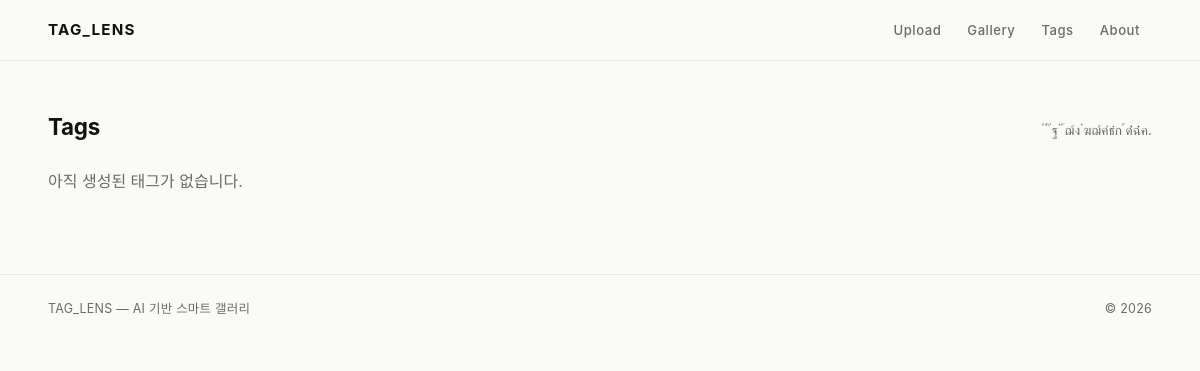
The app's page /tags, older data.
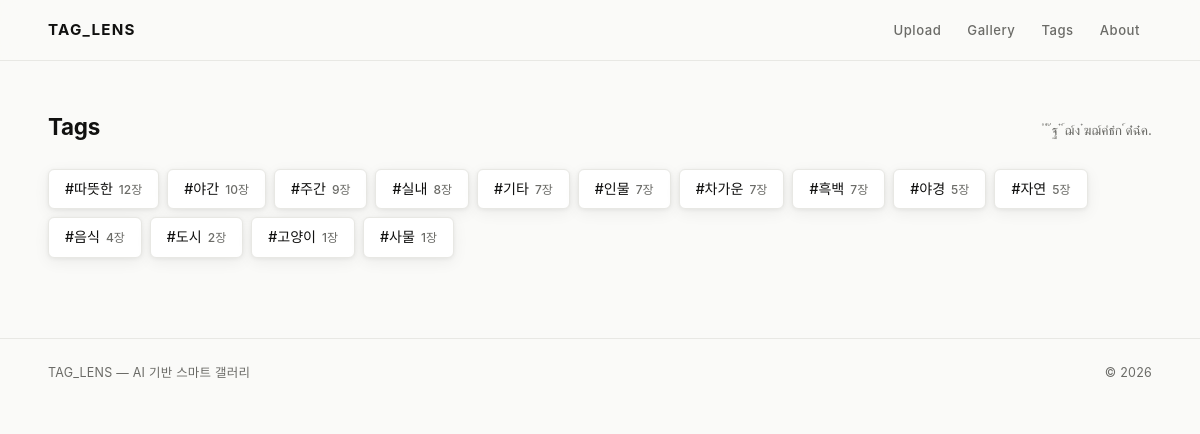
The same page, newer data.
### tables this page shows
CREATE TABLE tag (
                id INTEGER PRIMARY KEY AUTOINCREMENT,
                name TEXT NOT NULL UNIQUE
            );

### app.py (the view)
@app.route("/tags")
def tag_view():
    tag_counts = get_tag_counts()
    return render_template("tag_view.html", tag_counts=tag_counts)

### app.py (called while the page is built)
@app.before_request
def bootstrap_db() -> None:
    if "db_initialized" not in session:
        init_db()
        session["db_initialized"] = True

### database/database.py (called while the page is built)
def get_connection() -> sqlite3.Connection:
    conn = sqlite3.connect(DB_PATH)
    conn.row_factory = sqlite3.Row
    conn.execute("PRAGMA foreign_keys = ON")
    return conn

def get_tag_counts() -> list[sqlite3.Row]:
    with get_connection() as conn:
        return list(
            conn.execute(
                """
                SELECT t.name, COUNT(pt.photo_id) AS photo_count
                FROM tag t
                LEFT JOIN photo_tag pt ON pt.tag_id = t.id
                GROUP BY t.id, t.name
                ORDER BY photo_count DESC, t.name ASC
                """
            ).fetchall()
        )

### templates/tag_view.html (shortened to what this page needs)
{% extends 'base.html' %}
{% block content %}
<div class="section-head" style="margin-bottom:24px;">
    <h2 style="font-size:1.4rem;font-weight:700;letter-spacing:-.01em;color:var(--ink);text-transform:none;">Tags</h2>
    <p style="font-size:.85rem;color:var(--ink-2);">ํ ํ ๊ฐ ๋ ์ฌ์ง ๋ฆฌ์คํธ๋ก ์ด๋ํฉ๋๋ค.</p>
</div>
<div class="tag-big-grid">
    {% for row in tag_counts %}
    <a class="tag-big" href="{{ url_for('gallery', tag=row.name) }}">
        {{ row.name }}
        <span class="count">{{ row.photo_count }}장</span>
    </a>
    {% else %}
    <p style="color:var(--ink-2);">아직 생성된 태그가 없습니다.</p>
    {% endfor %}
</div>
{% endblock %}

### templates/base.html (shortened to what this page needs)
<!DOCTYPE html>
<html lang="ko">
<head>
    <link rel="stylesheet" href="{{ url_for('static', filename='css/style.css') }}">
</head>
<body>
    <header class="site-header">
        <div class="container nav-wrap">
            <a class="logo" href="{{ url_for('home') }}">TAG_LENS</a>
            <nav>
                <a href="{{ url_for('upload') }}">Upload</a>
                <a href="{{ url_for('gallery') }}">Gallery</a>
                <a href="{{ url_for('tag_view') }}">Tags</a>
                <a href="{{ url_for('about') }}">About</a>
            </nav>
        </div>
    </header>
    <main class="container">
        {% block content %}{% endblock %}
    </main>
    <footer class="site-footer">
        <div class="container footer-wrap">
            <p>TAG_LENS &mdash; AI 기반 스마트 갤러리</p>
            <p>&copy; 2026</p>
        </div>
    </footer>
</body>
</html>

### static/css/style.css (style rules this page uses)
*, *::before, *::after { box-sizing: border-box; margin: 0; padding: 0; }
:root { --bg: #fafaf8; --ink: #111110; --ink-2: #6b6b67; --line: #e8e8e4; --white: #ffffff; --accent: #111110; --danger: #b91c1c; --tag-bg: #f0f0ec; --tag-hover: #e4e4e0; --radius-sm: 6px; --radius-md: 12px; --radius-lg: 20px; --shadow: 0 1px 4px rgba(0,0,0,.06), 0 4px 16px rgba(0,0,0,.06); }
html { scroll-behavior: smooth; }
body { font-family: "Pretendard", "Noto Sans KR", -apple-system, BlinkMacSystemFont, sans-serif; background: var(--bg); color: var(--ink); line-height: 1.6; -webkit-font-smoothing: antialiased; }
a { color: inherit; text-decoration: none; }
.container { width: min(1160px, 92vw); margin: 0 auto; }
.site-header { position: sticky; top: 0; z-index: 100; background: rgba(250,250,248,.88); backdrop-filter: blur(12px); -webkit-backdrop-filter: blur(12px); border-bottom: 1px solid var(--line); }
.nav-wrap { display: flex; align-items: center; justify-content: space-between; height: 60px; }
.logo { font-size: .95rem; font-weight: 700; letter-spacing: .08em; text-transform: uppercase; }
nav { display: flex; gap: 2px; }
nav a { font-size: .82rem; font-weight: 500; letter-spacing: .04em; color: var(--ink-2); padding: 6px 12px; border-radius: var(--radius-sm); transition: background .15s, color .15s; }
main { padding: 48px 0 80px; }
.section-head { display: flex; align-items: baseline; justify-content: space-between; margin-bottom: 20px; }
.section-head h2 { font-size: 1rem; font-weight: 600; letter-spacing: .04em; text-transform: uppercase; color: var(--ink-2); }
.tag-big { display: inline-flex; align-items: center; gap: 6px; font-size: .88rem; font-weight: 500; background: var(--white); border: 1px solid var(--line); border-radius: var(--radius-sm); padding: 8px 16px; text-decoration: none; transition: border-color .15s, background .15s; box-shadow: var(--shadow); }
.tag-big .count { font-size: .75rem; color: var(--ink-2); }
.tag-big-grid { display: flex; flex-wrap: wrap; gap: 8px; }
.site-footer { border-top: 1px solid var(--line); padding: 24px 0; }
.footer-wrap { display: flex; align-items: center; justify-content: space-between; }
.footer-wrap p { font-size: .78rem; color: var(--ink-2); letter-spacing: .02em; }

Row changes from the older to the newer data that the page shows:
added tag: name "#따뜻한", photo_count "12"
added tag: name "#야간", photo_count "10"
added tag: name "#주간", photo_count "9"
added tag: name "#실내", photo_count "8"
added tag: name "#기타", photo_count "7"
added tag: name "#인물", photo_count "7"
added tag: name "#차가운", photo_count "7"
added tag: name "#흑백", photo_count "7"
added tag: name "#야경", photo_count "5"
added tag: name "#자연", photo_count "5"
added tag: name "#음식", photo_count "4"
added tag: name "#도시", photo_count "2"
added tag: name "#고양이", photo_count "1"
added tag: name "#사물", photo_count "1"
Text that changed along with them:
text no longer shown: "아직 생성된 태그가 없습니다."
